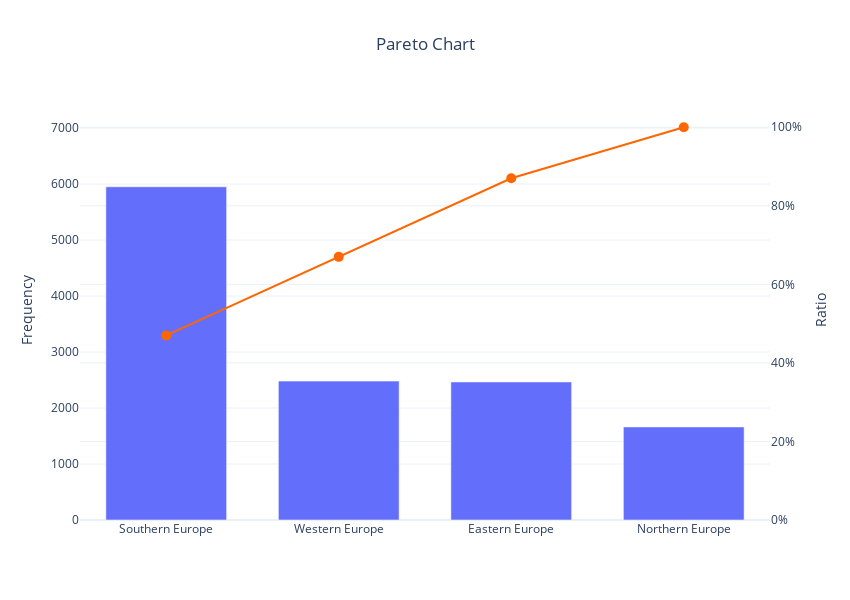

The cell this chart's notebook holds for it:
### Code cell
def classify_region_of_europe(city):

    regions_of_europe = {'Eastern Europe': [ 'Szczecin', 'Sofia', 'Toruń', 'Gdynia', 'Bratislava', 'Krakow', 'Poznań', 'Wrocław', 'Vilnius', 'Łódź','Budapest','Katowice','Belgrade','Braşov', 'Lublin','Warsaw'], 
                    'Southern Europe': ['Madrid', 'Seville', 'Venice', 'Bologna', 'Zagreb', 'Istanbul', 'Manchester', 'Florence','Ljubljana','Rome','Barcelona','Lisbon','Milan','Heraklio','Porto','Turin','Athens',], 
                    'Western Europe': ['Nice', 'Hamburg', 'Zurich', 'Bordeaux', 'Cologne','Marseille','Berlin','Leipzig','Munich','Birmingham','Paris','Naples'], 
                    'Northern Europe': ['Liverpool','Amsterdam', 'Reykjavík','Frankfurt','Dublin','Brussels','Stockholm', 'Tallinn','Copenhagen','Edinburgh','Helsinki','London', 'Riga']}

    for region, cities in regions_of_europe.items():
        if city in cities:
            return region        


all_hotels['region_of_europe'] = all_hotels['city'].map(lambda city: classify_region_of_europe(city))
df_frequency_regions = all_hotels['region_of_europe'].value_counts().reset_index().sort_values(by = 'region_of_europe', ascending=False)
df_frequency_regions.rename(columns={'index' : 'Region of Europe', 'region_of_europe' : 'frequency'}, inplace=True)


#Add cumulative percentage column
df_frequency_regions['cumulative percentage'] = round(df_frequency_regions['frequency'].cumsum()/df_frequency_regions['frequency'].sum(),2)
df_frequency_regions



fig = go.Figure([go.Bar(x=df_frequency_regions['Region of Europe'], y = df_frequency_regions['frequency'],yaxis='y1', name='count'),
                    go.Scatter(x=df_frequency_regions['Region of Europe'], y = df_frequency_regions['cumulative percentage'], yaxis='y2', name='cumulative ratio', marker_color = '#FF6600', marker_size = 10)])
                

fig.update_layout(template='plotly_white', showlegend=False, hovermode='x', bargap=.3,
                    title={'text': 'Pareto Chart', 'x': .5}, 
                    yaxis={'title': 'Frequency'},
                    yaxis_range=[0,7500],
                    yaxis2={'rangemode': "tozero", 'overlaying': 'y',
                            'position': 1, 'side': 'right',
                            'title': 'Ratio',
                            'tickvals': np.arange(0, 1.1, .2),
                            'tickmode': 'array',
                            'ticktext': [str(i) + '%' for i in range(0, 101, 20)]},
                    width= 850,
                    height = 600,
                    )

fig.show()

### Figure 1 — Plotly figure (JSON) as saved in the notebook; plotly's stock layout.template omitted (floating-point values rounded to 4 significant figures)
{"data": [{"name": "count", "type": "bar", "x": ["Southern Europe", "Western Europe", "Eastern Europe", "Northern Europe"], "y": [5950, 2480, 2465, 1662], "yaxis": "y"}, {"marker": {"color": "#FF6600", "size": 10}, "name": "cumulative ratio", "type": "scatter", "x": ["Southern Europe", "Western Europe", "Eastern Europe", "Northern Europe"], "y": [0.47, 0.67, 0.87, 1], "yaxis": "y2"}], "layout": {"bargap": 0.3, "height": 600, "hovermode": "x", "showlegend": false, "title": {"text": "Pareto Chart", "x": 0.5}, "width": 850, "yaxis": {"range": [0, 7500], "title": {"text": "Frequency"}}, "yaxis2": {"overlaying": "y", "position": 1, "rangemode": "tozero", "side": "right", "tickmode": "array", "ticktext": ["0%", "20%", "40%", "60%", "80%", "100%"], "tickvals": [0, 0.2, 0.4, 0.6, 0.8, 1], "title": {"text": "Ratio"}}}}
